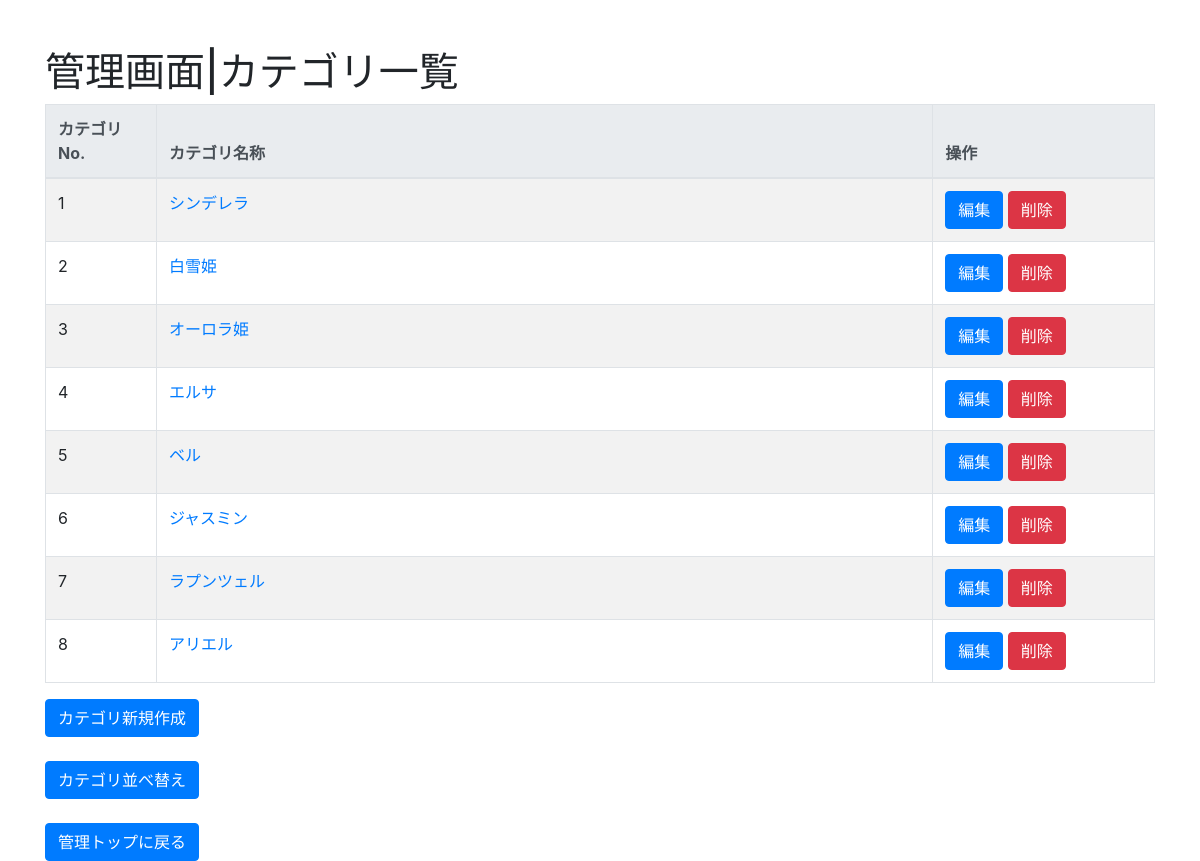
The app's page /edit/category/list/1 (signed in) with its own data.
### question/models.py (models this page shows, shortened)
class Category(models.Model):
    name = models.CharField('カテゴリ名称', max_length=512, blank=False)
    category_no = models.PositiveSmallIntegerField(verbose_name='カテゴリNo.', default=1)
    CategoryGroup = models.ForeignKey(CategoryGroup, on_delete=models.CASCADE, default=set_default_cateory_group)
    img = models.ImageField(verbose_name='画像', upload_to='images/', null=True)

### edit/views.py (the view)
# urls.py: path('category/list/<int:group_id>', views.CategoryList.as_view(), name='category_list'),
class CategoryList(LoginRequiredMixin, ListView):
    model = Category
    def get_context_data(self, **kwargs):
        context = super().get_context_data(**kwargs)
        context['group_id'] = self.kwargs.get('group_id')
        return context
    def get_queryset(self):
        group_id = self.kwargs.get('group_id')
        category_list = Category.objects.filter(CategoryGroup_id=group_id).order_by('category_no')
        return category_list

### edit/views.py (called while the page is built)
    @method_decorator(login_required(login_url = '/accounts/login/'))
    def dispatch(self, request, *args, **kwargs):
        return super(LoginRequiredMixin, self).dispatch(request, *args, **kwargs)

### edit/templates/question/category_list.html (shortened to what this page needs)
{% extends 'question/base.html' %}
{% block page_title %}管理画面|カテゴリ一覧{% endblock %}
{% block content %}
<div class="container">
    <div class="row">
      <div class="col-12">
        <table class="table table-bordered table-striped">
            <thead class="thead-light">
                <tr><th style="width:10%">カテゴリNo.</th><th style="width:70%">カテゴリ名称</th><th style="width:20%">操作</th></tr>
            </thead>
            {% for category in object_list %}
            <tr>
                <td>{{ category.category_no }}</td>
                <td><a href="{% url 'category_question_list' category.pk %}">{{ category.name }}</a></td>
                <td>
                  <a class="btn btn-primary" href="{% url 'category_update' group_id category.pk %}" role="button">編集</a>
                  <a class="btn btn-danger" href="{% url 'category_delete' category.pk %}" role="button">削除</a>
                </td>
            </tr>
            {% endfor %}
        </table>
        <a class="btn btn-primary" href="{% url 'category_create' group_id %}" role="button">カテゴリ新規作成</a>
        <br>
        <br>
        <a class="btn btn-primary" href="{% url 'category_sort' group_id %}" role="button">カテゴリ並べ替え</a>
        <br>
        <br>
        <a class="btn btn-primary" href="{% url 'category_group_list' %}" role="button">管理トップに戻る</a>
      </div>
    </div>
</div>
{% endblock %}

### records on screen
Category: category_no "1", name "シンデレラ"
Category: category_no "2", name "白雪姫"
Category: category_no "3", name "オーロラ姫"
Category: category_no "4", name "エルサ"
Category: category_no "5", name "ベル"
Category: category_no "6", name "ジャスミン"
Category: category_no "7", name "ラプンツェル"
Category: category_no "8", name "アリエル"
